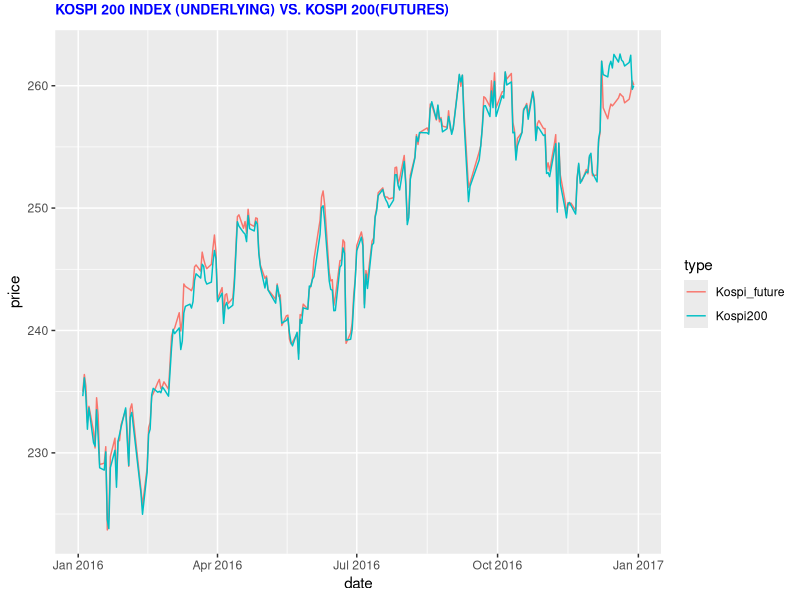
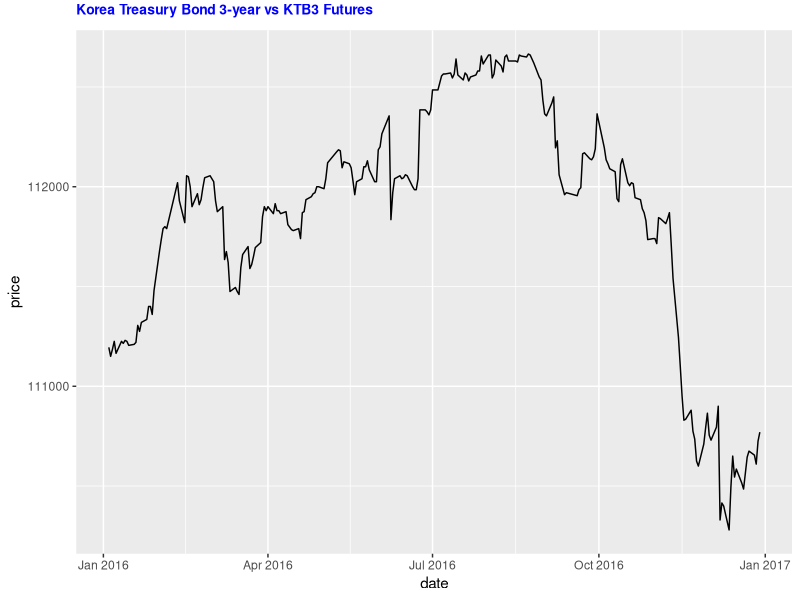

Here is the R script that generated these plots, in order:
## ---- chunk 1
if(!require(ggplot2)){install.packages("ggplot2");library(ggplot2)}


#./ 현재 위치
#../ 폴더 한개 나가기
Kospi_future = read.csv("./data/Kospi_futures.csv",stringsAsFactors = F)

Kospi200 = read.csv("./data/Kospi200.csv",stringsAsFactors = F)


data1 = Kospi_future[,c(1,2)]
names(data1) = c("date","price")
data1$type = rep("Kospi_future",nrow(data1))
data2 = Kospi200[,c(1,2)]
names(data2) = c("date","price")
data2$type = rep("Kospi200",nrow(data2))

data_f = rbind(data1,data2)
data_f$date = as.Date(data_f$date)
ggplot(data = data_f, aes(x = date, y = price, colour = type)) + 
   geom_line() + ggtitle("KOSPI 200 INDEX (UNDERLYING) VS. KOSPI 200(FUTURES)") +
   theme(plot.title=element_text(face="bold", size=10, vjust=2, color="blue"))



# Underlying Asset vs. Derivatives
treasury_bound = read.csv("./data/treasury_bound.csv",stringsAsFactors = F)

data = treasury_bound[,c(1,2)]
names(data) = c("date","price")
data$date = as.Date(data$date)
data$price = as.numeric(gsub(",","",data$price))
data = data[order(data$date),]
ggplot(data = data, aes(x = date, y = price)) + 
   geom_line() + ggtitle("Korea Treasury Bond 3-year vs KTB3 Futures") +
   theme(plot.title=element_text(face="bold", size=10, vjust=2, color="blue"))
